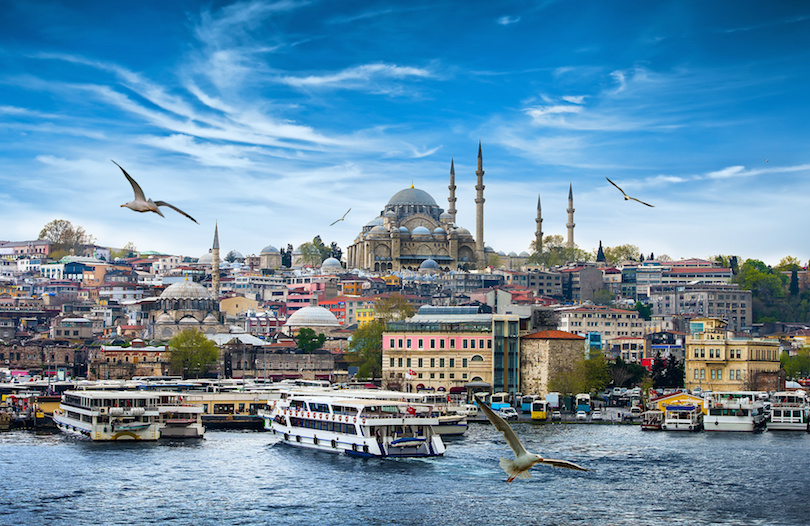
#> input picture assets/inputs/istanbul.jpg, 810 x 526 px, found by its file name
$ python main.py
#> lines starting #> are read from the running program, lines starting #| are printed output that depends on the picture
### src/affine_transformations.py
import numpy as np

# ////////// manual matrix helpers //////////

# custom matrix multiplication function
def matrix_multiply(A, B):
    # manually perform matrix multiplication between 3x3 matrices A and B
    result = [[0, 0, 0], [0, 0, 0], [0, 0, 0]]
    for i in range(3):
        for j in range(3):
            result[i][j] = sum(A[i][k] * B[k][j] for k in range(3))
    return result

# custom function to find the inverse of a 3x3 matrix
def matrix_inverse(matrix):
    det = (matrix[0][0] * (matrix[1][1] * matrix[2][2] - matrix[1][2] * matrix[2][1])
            - matrix[0][1] * (matrix[1][0] * matrix[2][2] - matrix[1][2] * matrix[2][0])
            + matrix[0][2] * (matrix[1][0] * matrix[2][1] - matrix[1][1] * matrix[2][0]))

    if det == 0:
        raise ValueError("matrix is not invertible")

    inv_det = 1 / det
    inverse = [
        [
            inv_det * (matrix[1][1] * matrix[2][2] - matrix[1][2] * matrix[2][1]),
            inv_det * (matrix[0][2] * matrix[2][1] - matrix[0][1] * matrix[2][2]),
            inv_det * (matrix[0][1] * matrix[1][2] - matrix[0][2] * matrix[1][1])
        ],
        [
            inv_det * (matrix[1][2] * matrix[2][0] - matrix[1][0] * matrix[2][2]),
            inv_det * (matrix[0][0] * matrix[2][2] - matrix[0][2] * matrix[2][0]),
            inv_det * (matrix[0][2] * matrix[1][0] - matrix[0][0] * matrix[1][2])
        ],
        [
            inv_det * (matrix[1][0] * matrix[2][1] - matrix[1][1] * matrix[2][0]),
            inv_det * (matrix[0][1] * matrix[2][0] - matrix[0][0] * matrix[2][1]),
            inv_det * (matrix[0][0] * matrix[1][1] - matrix[0][1] * matrix[1][0])
        ]
    ]
    return inverse

# function to clip the values to stay between 0 and 255
def clip_and_convert(image):
    height = len(image)
    width = len(image[0])
    # 3 channels (rgb)
    converted_image = [[[0 for _ in range(3)] for _ in range(width)] for _ in range(height)]

    for x in range(height):
        for y in range(width):
            for c in range(3):  # for each color channel
                # clip values to the range [0, 255]
                pixel_value = image[x][y][c]
                if pixel_value < 0:
                    converted_image[x][y][c] = 0
                elif pixel_value > 255:
                    converted_image[x][y][c] = 255
                else:
                    converted_image[x][y][c] = int(pixel_value)

    return converted_image

# ------------------------------------------------

# ////////// transformation algorithms //////////

# define the transform matrix based on the homework instructions
def get_affine_transform_matrix(height, width):
    # manually define transformation parameters
    scale_factor = 1.4
    cos_theta = 0.5  # cos(60 degrees)
    sin_theta = 0.86602540378  # sin(60 degrees)

    # define transformation matrices
    scale_matrix = [
        [scale_factor, 0, 0],
        [0, scale_factor, 0],
        [0, 0, 1]
    ]

    rotation_matrix = [
        [cos_theta, -sin_theta, 0],
        [sin_theta, cos_theta, 0],
        [0, 0, 1]
    ]

    shear_matrix = [
        [1, 1.4, 0],
        [0, 1, 0],
        [0, 0, 1]
    ]

    # center translation matrices
    center_x, center_y = width / 2, height / 2
    translate_to_origin = [
        [1, 0, -center_x],
        [0, 1, -center_y],
        [0, 0, 1]
    ]

    translate_back = [
        [1, 0, center_x],
        [0, 1, center_y],
        [0, 0, 1]
    ]

    # apply the transformations in the specified order
    transform_matrix = matrix_multiply(
        translate_back,
        matrix_multiply(
            shear_matrix,
            matrix_multiply(
                rotation_matrix,
                matrix_multiply(scale_matrix, translate_to_origin)
            )
        )
    )

    # calculate inverse transform matrix
    inverse_transform_matrix = matrix_inverse(transform_matrix)

    return transform_matrix, inverse_transform_matrix

# define the forward mapping function
def apply_affine_transform_forward(image, transform_matrix):
    # extract the height and width
    height = len(image)
    width = len(image[0])

    # create an empty list for the transformed image with the same dimensions
    transformed_image = [[[0, 0, 0] for _ in range(width)] for _ in range(height)]  # initialize for RGB

    # iterate over each pixel in the image (x=row, y=col)
    for x in range(height):
        for y in range(width):
            # manually calculate the transformed coordinates
            new_x = int(transform_matrix[0][0] * x + transform_matrix[0][1] * y + transform_matrix[0][2])
            new_y = int(transform_matrix[1][0] * x + transform_matrix[1][1] * y + transform_matrix[1][2])

            # ensure the new coordinates are within the bounds of the transformed image
            if 0 <= new_x < height and 0 <= new_y < width:
                transformed_image[new_x][new_y] = image[x][y]

    return transformed_image

# define the backward mapping without interpolation
def apply_affine_transform_backward_no_interpolation(image, inverse_matrix):
    # extract the height and width
    height = len(image)
    width = len(image[0])

    # initialize an empty array with a default value (e.g., black color)
    transformed_image = [[[0, 0, 0] for _ in range(width)] for _ in range(height)]  # RGB channels

    # iterate over the image's pixels
    for x in range(height):
        for y in range(width):
            # set the destination coordinates to current pixel coordinates
            dest_coord = [x, y, 1]

            # manually calculate the source coordinates
            source_x = int(inverse_matrix[0][0] * dest_coord[0] +
                            inverse_matrix[0][1] * dest_coord[1] +
                            inverse_matrix[0][2] * dest_coord[2])
            source_y = int(inverse_matrix[1][0] * dest_coord[0] +
                            inverse_matrix[1][1] * dest_coord[1] +
                            inverse_matrix[1][2] * dest_coord[2])

            # ensure the source coordinates are within bounds
            if 0 <= source_x < height and 0 <= source_y < width:
                transformed_image[x][y] = image[source_x][source_y]

    return transformed_image

# define bilinear interpolation algorithm
def bilinear_interpolation(image, x, y):
    # this algorithm gives the added pixels a value
    # based on how close they are to the image center

    # get the nearest integer values
    x1, y1 = int(x), int(y)

    # taking x1 + 1 and the last index to stay within the bounds
    x2, y2 = min(x1 + 1, image.shape[0] - 1), min(y1 + 1, image.shape[1] - 1)

    # weights for the interpolation
    # each pixel contributes based on how close it is to (x,y)
    a = x - x1 # horizontal fractional distance
    b = y - y1 # vertical fractional distance

    # compute the interpolated value
    # less a or b means it's closer to a;
    # so (1-a) or (1-b) ensures that we give it a higher value closer to 1

    # top left = lower a, lower b
    # top right = higher a, lower b
    # bot left = lower a, higher b
    # bot right = higher a, higher b

    # this way the center points gives from it's value to it's neighbors
    # depending on how close the edges are to the center
    result = (1 - a) * (1 - b) * image[x1, y1] + a * (1 - b) * image[x2, y1] + \
             (1 - a) * b * image[x1, y2] + a * b * image[x2, y2]

    return result

# define backward mapping with bilinear interpolation function
def apply_affine_transform_backward_bilinear(image, inverse_matrix):
    height = len(image)
    width = len(image[0])

    # prepare an empty transformed image with the same size
    # 3 channels (RGB)
    transformed_image = [[[0 for _ in range(3)] for _ in range(width)] for _ in range(height)]

    for x in range(height):
        for y in range(width):
            # compute destination coordinates
            dest_coord = [x, y, 1]

            # manually perform matrix multiplication to find source coordinates
            source_x = (inverse_matrix[0][0] * dest_coord[0] +
                         inverse_matrix[0][1] * dest_coord[1] +
                         inverse_matrix[0][2] * dest_coord[2])

            source_y = (inverse_matrix[1][0] * dest_coord[0] +
                         inverse_matrix[1][1] * dest_coord[1] +
                         inverse_matrix[1][2] * dest_coord[2])

            # apply bilinear interpolation if the source pixel is within bounds
            if 0 <= source_x < height and 0 <= source_y < width:
                transformed_image[x][y] = bilinear_interpolation(image, source_x, source_y)

    return transformed_image

### src/main.py
from PIL import Image
import numpy as np
import os
import time
import matplotlib
matplotlib.use('TkAgg')  # for interactive display

# import the functions from affine_transformations.py
from affine_transformations import (
    apply_affine_transform_forward,
    apply_affine_transform_backward_no_interpolation,
    apply_affine_transform_backward_bilinear,
    get_affine_transform_matrix,
    clip_and_convert
)

# create the assets directory if it doesn't exist
if not os.path.exists('./assets/outputs'):  # for outputs
    os.makedirs('./assets/outputs')

# load the image
image = Image.open('./assets/inputs/istanbul.jpg')
#> image is the input picture: PIL image 810x526 RGB; mean R, G, B 104.8, 142, 166.8
image_np = np.array(image)

# get the image dimensions (height and width)
height, width = image_np.shape[:2]
#> height = 526; width = 810

# create the transform and inverse transform matrices
transform_matrix, inverse_transform_matrix = get_affine_transform_matrix(height, width)

# to show loading animation
def loading_animation(step_name):
    print(f"\nprocessing {step_name}...")
    for i in range(10):
        time.sleep(0.1)  # simulate processing time
        print(".", end="", flush=True)
    print()  # new line after loading animation

# apply forward mapping
loading_animation("forward mapping")
transformed_image_forward = apply_affine_transform_forward(image_np, transform_matrix)
#> in apply_affine_transform_forward, `height = len(image)`: height = 526
#> after the loop in apply_affine_transform_forward, `for x in range(height):`: transformed_image = 526 items
#> transformed_image_forward = 526 items

# convert the transformed image to a numpy array
transformed_image_forward = np.array(transformed_image_forward, dtype=np.uint8)
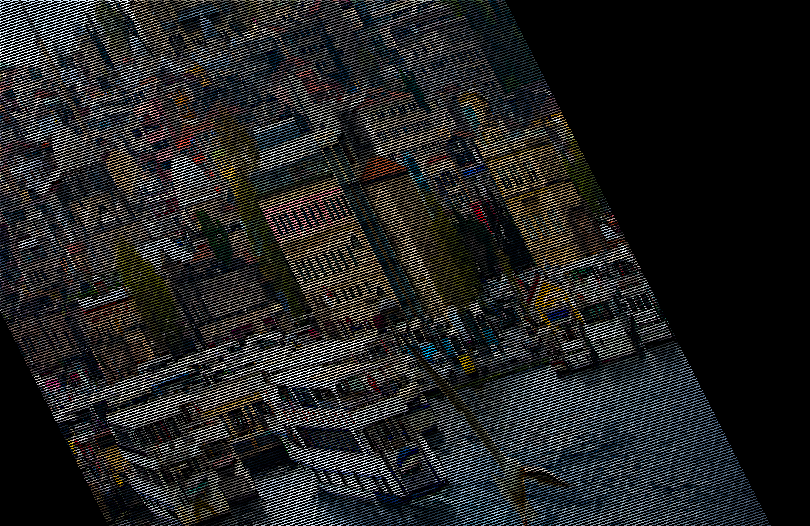
#> transformed_image_forward: shape (526, 810, 3); mean of channels 0, 1, 2 34.7, 35.1, 35; drawn as R, G, B

# save the transformed image
Image.fromarray(transformed_image_forward).save('./assets/outputs/forward_mapping.png')

# apply backward mapping without interpolation
loading_animation("backward mapping - no interpolation")
transformed_image_backward_no_interp = apply_affine_transform_backward_no_interpolation(image_np, inverse_transform_matrix)
#> in apply_affine_transform_backward_no_interpolation, `height = len(image)`: height = 526
#> after the loop in apply_affine_transform_backward_no_interpolation, `for x in range(height):`: transformed_image = 526 items
#> transformed_image_backward_no_interp = 526 items

# convert to numpy array before saving
transformed_image_backward_no_interp = np.array(transformed_image_backward_no_interp, dtype=np.uint8)
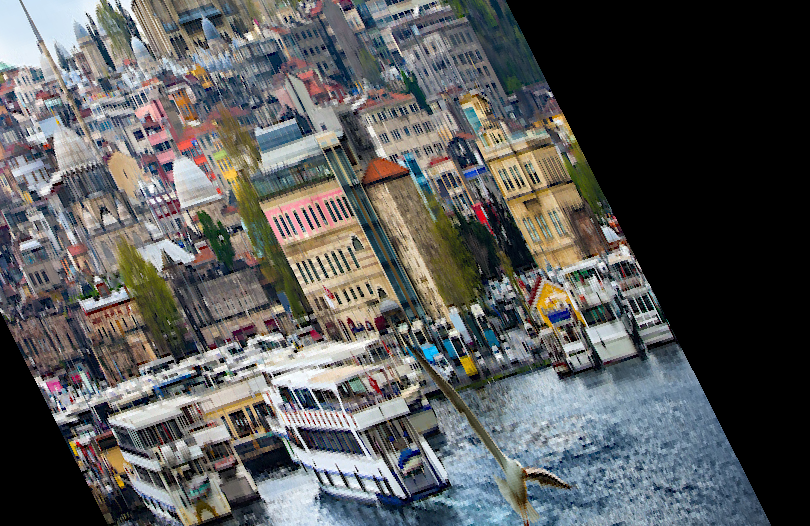
#> transformed_image_backward_no_interp: shape (526, 810, 3); mean of channels 0, 1, 2 88.4, 89.4, 89; drawn as R, G, B
Image.fromarray(transformed_image_backward_no_interp).save('./assets/outputs/backward_no_interpolation.png')

# apply backward mapping with bilinear interpolation
loading_animation("backward mapping - bilinear interpolation")
transformed_image_backward_bilinear = apply_affine_transform_backward_bilinear(image_np, inverse_transform_matrix)
#> in apply_affine_transform_backward_bilinear, `height = len(image)`: height = 526
#> the loop in apply_affine_transform_backward_bilinear, `for x in range(height):` made 526 passes

# clip and convert the transformed image
transformed_image_backward_bilinear = clip_and_convert(transformed_image_backward_bilinear)

# convert to numpy array before saving
transformed_image_backward_bilinear = np.array(transformed_image_backward_bilinear, dtype=np.uint8)
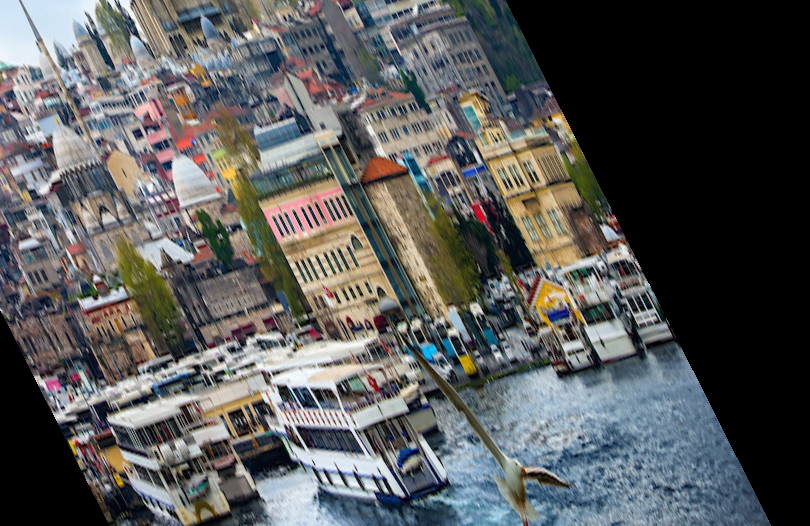
#> transformed_image_backward_bilinear: shape (526, 810, 3); mean of channels 0, 1, 2 87.9, 89, 88.5; drawn as R, G, B
Image.fromarray(transformed_image_backward_bilinear).save('./assets/outputs/backward_bilinear_interpolation.png')


print("images saved in ./assets/outputs folder.")
